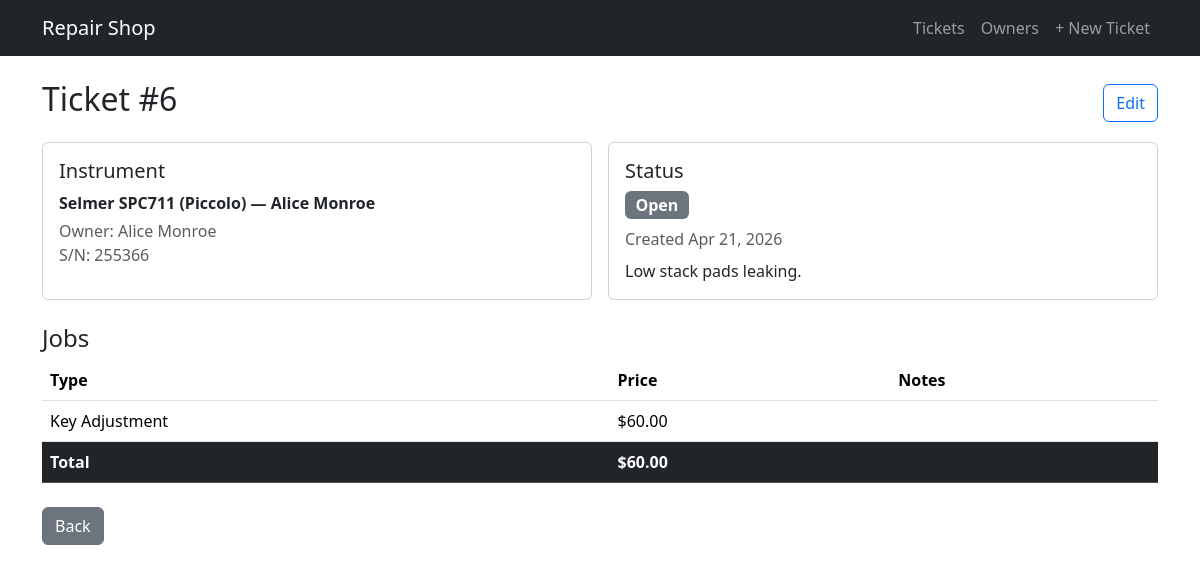
/tickets/6/, run on an earlier commit of the app's database.
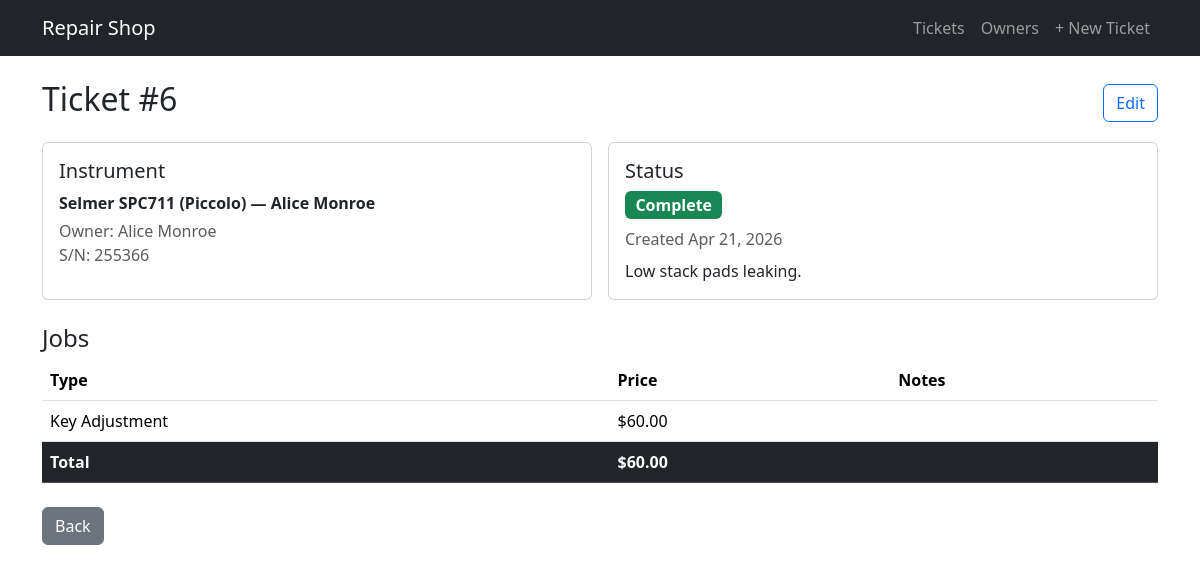
And on a later commit of the database.
### repairs/models.py (models this page shows, shortened)
class Ticket(models.Model):
    STATUS_CHOICES = [
        ('open', 'Open'),
        ('in_progress', 'In Progress'),
        ('complete', 'Complete'),
        ('picked_up', 'Picked Up'),
    ]
    instrument = models.ForeignKey(Instrument, on_delete=models.CASCADE, related_name='tickets')
    status = models.CharField(max_length=20, choices=STATUS_CHOICES, default='open')
    created_at = models.DateTimeField(auto_now_add=True)
    notes = models.TextField(blank=True)
    def total(self):
        return sum(j.price for j in self.jobs.all() if j.price is not None)

class Instrument(models.Model):
    owner = models.ForeignKey(Owner, on_delete=models.CASCADE, related_name='instruments')
    instrument_type = models.CharField(max_length=100)
    make = models.CharField(max_length=100, blank=True)
    model = models.CharField(max_length=100, blank=True)
    serial_number = models.CharField(max_length=100, blank=True)
    def __str__(self):
        return f"{self.make} {self.model} ({self.instrument_type}) — {self.owner}"

class Owner(models.Model):
    name = models.CharField(max_length=200)
    phone = models.CharField(max_length=20, blank=True)
    email = models.EmailField(blank=True)
    def __str__(self):
        return self.name

class Job(models.Model):
    ticket = models.ForeignKey(Ticket, on_delete=models.CASCADE, related_name='jobs')
    job_type = models.ForeignKey(JobType, on_delete=models.PROTECT, related_name='jobs')
    price = models.DecimalField(max_digits=8, decimal_places=2, null=True, blank=True)
    notes = models.TextField(blank=True)

### repairs/views.py (the view)
# urls.py: path('tickets/<int:pk>/', views.ticket_detail, name='ticket_detail'),
def ticket_detail(request, pk):
    ticket = get_object_or_404(Ticket.objects.select_related('instrument__owner'), pk=pk)
    jobs = ticket.jobs.select_related('job_type')
    return render(request, 'repairs/ticket_detail.html', {'ticket': ticket, 'jobs': jobs})

### repairs/models.py (called while the page is built)
    def __str__(self):
        return self.name

### repairs/templates/repairs/ticket_detail.html (shortened to what this page needs)
{% extends "repairs/base.html" %}
{% block content %}
<div class="d-flex justify-content-between align-items-center mb-3">
  <h2>Ticket #{{ ticket.pk }}</h2>
  <a href="{% url 'ticket_edit' ticket.pk %}" class="btn btn-outline-primary">Edit</a>
</div>
<div class="row g-3 mb-4">
  <div class="col-md-6">
    <div class="card h-100">
      <div class="card-body">
        <h5 class="card-title">Instrument</h5>
        <p class="mb-1"><strong>{{ ticket.instrument }}</strong></p>
        <p class="mb-0 text-muted">Owner: {{ ticket.instrument.owner }}</p>
        {% if ticket.instrument.serial_number %}
        <p class="mb-0 text-muted">S/N: {{ ticket.instrument.serial_number }}</p>
        {% endif %}
      </div>
    </div>
  </div>
  <div class="col-md-6">
    <div class="card h-100">
      <div class="card-body">
        <h5 class="card-title">Status</h5>
        <span class="badge fs-6
          {% if ticket.status == 'open' %}bg-secondary
          {% elif ticket.status == 'in_progress' %}bg-warning text-dark
          {% elif ticket.status == 'complete' %}bg-success
          {% else %}bg-primary{% endif %}">
          {{ ticket.get_status_display }}
        </span>
        <p class="mt-2 mb-0 text-muted">Created {{ ticket.created_at|date:"M d, Y" }}</p>
        {% if ticket.notes %}
        <p class="mt-2 mb-0">{{ ticket.notes }}</p>
        {% endif %}
      </div>
    </div>
  </div>
</div>
<h4>Jobs</h4>
<table class="table">
  <thead>
    <tr><th>Type</th><th>Price</th><th>Notes</th></tr>
  </thead>
  <tbody>
    {% for job in jobs %}
    <tr>
      <td>{{ job.job_type }}</td>
      <td>{% if job.price %}${{ job.price }}{% else %}—{% endif %}</td>
      <td>{{ job.notes }}</td>
    </tr>
    {% empty %}
    <tr><td colspan="3" class="text-muted">No jobs added yet.</td></tr>
    {% endfor %}
  </tbody>
  {% if ticket.total %}
  <tfoot>
    <tr class="table-dark">
      <td><strong>Total</strong></td>
      <td><strong>${{ ticket.total }}</strong></td>
      <td></td>
    </tr>
  </tfoot>
  {% endif %}
</table>
<a href="{% url 'dashboard' %}" class="btn btn-secondary mt-2">Back</a>
{% endblock %}

What changed in the data, as far as the page shows it:
changed Ticket "Low stack pads leaking.": status "Open" → "Complete"
